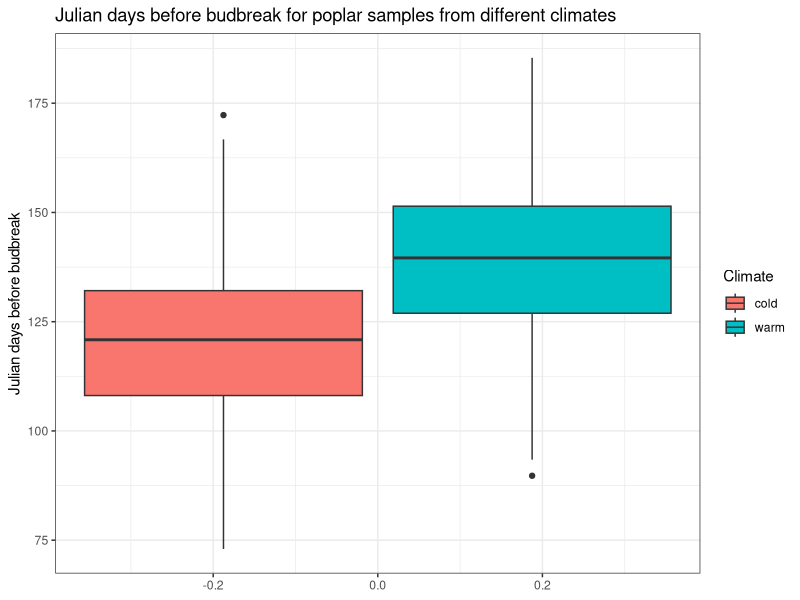

The R script that drew this image:
## ---- chunk 1
knitr::opts_chunk$set(echo = TRUE)
library(tidyverse)
## ---- chunk 2
# cold source climate
n_cold <- 500
mean_cold <- 120
var_cold <- 300
  
# warm source climate
n_warm <- 500
mean_warm <- 140
var_warm <- 300

## ---- chunk 3

###################################
# FUNCTION: RandomBudbreakData
# description: generate random budbreak data and organize in data frame
# inputs: n, mean, and variance for each treatement
# outputs: dataframe
# ---------------------------------
RandomBudbreakData <- function(n_cold, mean_cold, var_cold, n_warm, mean_warm, var_warm){
  data_cold <- rnorm(n=n_cold, mean=mean_cold, sd=sqrt(var_cold))
  data_warm <- rnorm(n=n_warm, mean=mean_warm, sd=sqrt(var_warm))

# combine into one big data frame
  cold <- data.frame(1:n_cold, data_cold, rep("cold", n_cold))
  colnames(cold) <- c("ID", "BudBreakDay","Climate")
  warm <- data.frame((n_cold+1):(n_cold+n_warm), data_warm, rep("warm", n_cold))
  colnames(warm) <- c("ID", "BudBreakDay","Climate")
  budbreak_data <- rbind(cold, warm)
  return(budbreak_data)
} # end of RandomBudbreakData

###################################

data <- RandomBudbreakData(n_cold, mean_cold, var_cold, n_warm, mean_warm, var_warm)

## ---- chunk 4
mod <- aov(BudBreakDay ~ Climate, data=data)
summary(mod)
## ---- chunk 5
ggplot(data=data, mapping=aes(y=BudBreakDay, fill=Climate)) + geom_boxplot() + labs(title="Julian days before budbreak for poplar samples from different climates", y="Julian days before budbreak") + theme_bw()
## ---- chunk 6
data <- RandomBudbreakData(n_cold, mean_cold, var_cold, n_warm, mean_warm, var_warm)

mod <- aov(BudBreakDay ~ Climate, data=data)
summary(mod)

## ---- chunk 7
# cold source climate
mean_cold <- 120

# warm source climate
mean_warm <- 130

data <- RandomBudbreakData(n_cold, mean_cold, var_cold, n_warm, mean_warm, var_warm)

mod <- aov(BudBreakDay ~ Climate, data=data)
summary(mod)
## ---- chunk 8
# cold source climate
mean_cold <- 125

# warm source climate
mean_warm <- 130

data <- RandomBudbreakData(n_cold, mean_cold, var_cold, n_warm, mean_warm, var_warm)

mod <- aov(BudBreakDay ~ Climate, data=data)
summary(mod)
## ---- chunk 9
# cold source climate
mean_cold <- 128

# warm source climate
mean_warm <- 130

data <- RandomBudbreakData(n_cold, mean_cold, var_cold, n_warm, mean_warm, var_warm)

mod <- aov(BudBreakDay ~ Climate, data=data)
summary(mod)
## ---- chunk 10
# cold source climate
mean_cold <- 120
var_cold <- 300
  
# warm source climate
mean_warm <- 140
var_warm <- 300

# try playing with different sample sizes
sample_sizes <- c(50, 100, 200, 400, 500, 1000)
for (n in sample_sizes){
  n_warm <- n/2
  n_cold <- n/2
  data <- RandomBudbreakData(n_cold, mean_cold, var_cold, n_warm, mean_warm, var_warm)
  mod <- aov(BudBreakDay ~ Climate, data=data)
  cat(paste("\n","model for n=",n/2,"for each treatment","\n", sep=" "))
  print(summary(mod))
}

